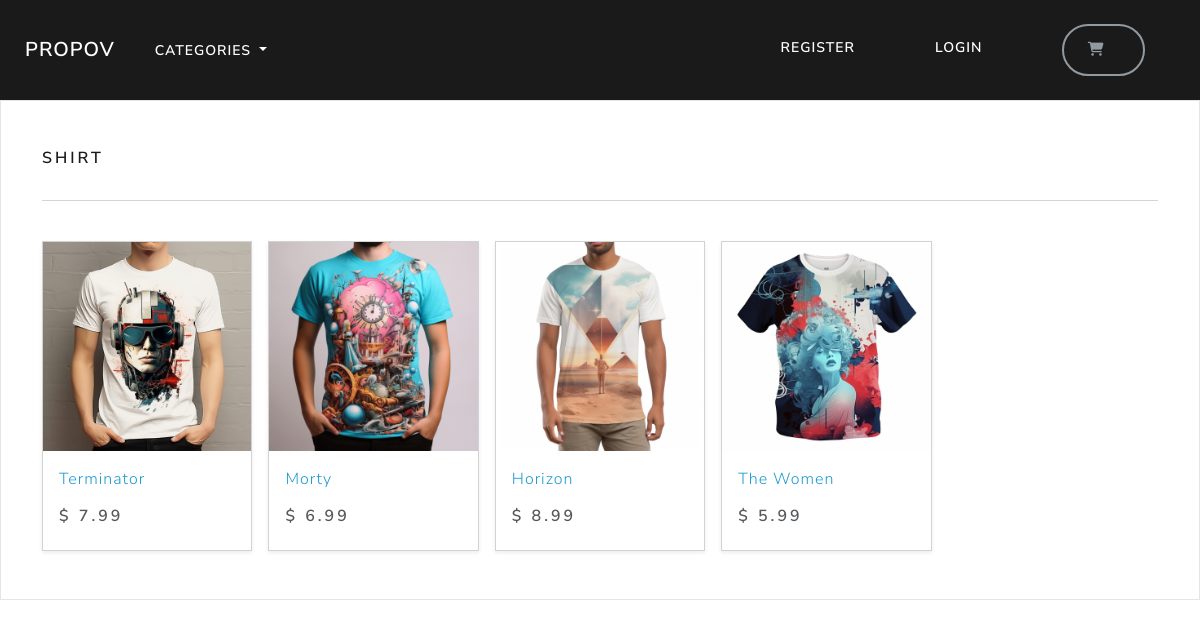
The page /search/shirt/ on the database its author committed.
### store/models.py (models this page shows, shortened)
class Category(models.Model):
    name = models.CharField(max_length=250, db_index=True)
    slug = models.SlugField(max_length=250, unique=True)
    class Meta:
        verbose_name_plural = 'categories'
    def get_absolute_url(self):
        return reverse("list_category", args=[self.slug])

class Product(models.Model):
    category = models.ForeignKey(Category, related_name='products', on_delete=models.CASCADE, null=True)
    title = models.CharField(max_length=250)
    brand = models.CharField(max_length=250, default='un-branded')
    description = models.TextField(blank=True)
    slug = models.SlugField(max_length=250)
    price = models.DecimalField(max_digits=5, decimal_places=2)
    image = models.ImageField(upload_to='images/')
    class Meta:
        verbose_name_plural = 'products'

### store/views.py (the view)
# urls.py: path('search/<slug:category_slug>/', views.list_category, name='list_category'),
def list_category(request, category_slug=None):
    category = get_object_or_404(Category, slug=category_slug)
    products = Product.objects.filter(category=category)
    context = {'category': category, 'products': products}
    return render(request, 'store/list_category.html', context)

### cart/cart.py (called while the page is built)
    def __len__(self):
        return sum(item["qty"] for item in self.cart.values())

### cart/context_processors.py (called while the page is built)
def cart(request):
    return {'cart': Cart(request)}

### store/views.py (called while the page is built)
def categories(request):
    all_categories = Category.objects.all()
    return {'all_categories': all_categories}

### store/templates/store/list_category.html
{% extends "./base.html" %}
{% load static %}
{% block content %}
<main>
  <div class="album py-5 bg-light">
    <div class="container">
      <div class="pb-3 h5"> {{category.name | capfirst}} </div>
      <hr>
      <br>
      <div class="row row-cols-1 row-cols-sm-2 row-cols-md-5 g-3">
        {% for product in products %}
        <div class="col">
          <div class="card shadow-sm">
          <img class="img-fluid" alt="Responsive image" src="{{product.image.url}}">
            <div class="card-body">
              <p class="card-text">
                <a class="text-info text-decoration-none" href=""> {{product.title | capfirst}} </a>
              </p>
              <div class="d-flex justify-content-between align-items-center">
                <h5> $ {{product.price}} </h5>
              </div>
            </div>
          </div>
        </div>
        {% endfor %}
      </div>
    </div>
  </div>
</main>
{% endblock %}

### rows shown on the page
Category: name "SHIRT"
Product: image (picture), title "Terminator", price "7.99"
Product: image (picture), title "Morty", price "6.99"
Product: image (picture), title "Horizon", price "8.99"
Product: image (picture), title "The Women", price "5.99"
